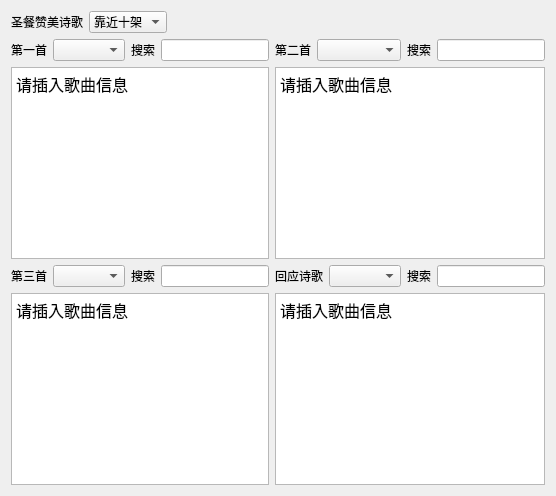
                   <widget class="QWidget" name="tab_11">
                    <attribute name="title">
                     <string>赞美诗</string>
                    </attribute>
                    <layout class="QVBoxLayout" name="verticalLayout_18">
                     <item>
                      <layout class="QHBoxLayout" name="horizontalLayout_18">
                       <item>
                        <widget class="QLabel" name="label_69">
                         <property name="text">
                          <string>圣餐赞美诗歌</string>
                         </property>
                        </widget>
                       </item>
                       <item>
                        <widget class="QComboBox" name="comboBox_song_holy_dinner">
                         <item>
                          <property name="text">
                           <string>靠近十架</string>
                          </property>
                         </item>
                         <item>
                          <property name="text">
                           <string>宝架清影</string>
                          </property>
                         </item>
                        </widget>
                       </item>
                       <item>
                        <spacer name="horizontalSpacer_11">
                         <property name="orientation">
                          <enum>Qt::Horizontal</enum>
                         </property>
                         <property name="sizeHint" stdset="0">
                          <size>
                           <width>40</width>
                           <height>20</height>
                          </size>
                         </property>
                        </spacer>
                       </item>
                      </layout>
                     </item>
                     <item>
                      <layout class="QGridLayout" name="gridLayout_5">
                       <item row="3" column="0">
                        <widget class="QTextEdit" name="textEdit_song3_note">
                         <property name="html">
                          <string>&lt;!DOCTYPE HTML PUBLIC &quot;-//W3C//DTD HTML 4.0//EN&quot; &quot;http://www.w3.org/TR/REC-html40/strict.dtd&quot;&gt;
&lt;html&gt;&lt;head&gt;&lt;meta name=&quot;qrichtext&quot; content=&quot;1&quot; /&gt;&lt;style type=&quot;text/css&quot;&gt;
p, li { white-space: pre-wrap; }
&lt;/style&gt;&lt;/head&gt;&lt;body style=&quot; font-family:'FZKai-Z03S'; font-size:12pt; font-weight:400; font-style:normal;&quot;&gt;
&lt;p style=&quot; margin-top:0px; margin-bottom:0px; margin-left:0px; margin-right:0px; -qt-block-indent:0; text-indent:0px;&quot;&gt;请插入歌曲信息&lt;/p&gt;&lt;/body&gt;&lt;/html&gt;</string>
                         </property>
                        </widget>
                       </item>
                       <item row="1" column="0">
                        <widget class="QTextEdit" name="textEdit_song1_note">
                         <property name="html">
                          <string>&lt;!DOCTYPE HTML PUBLIC &quot;-//W3C//DTD HTML 4.0//EN&quot; &quot;http://www.w3.org/TR/REC-html40/strict.dtd&quot;&gt;
&lt;html&gt;&lt;head&gt;&lt;meta name=&quot;qrichtext&quot; content=&quot;1&quot; /&gt;&lt;style type=&quot;text/css&quot;&gt;
p, li { white-space: pre-wrap; }
&lt;/style&gt;&lt;/head&gt;&lt;body style=&quot; font-family:'FZKai-Z03S'; font-size:12pt; font-weight:400; font-style:normal;&quot;&gt;
&lt;p style=&quot; margin-top:0px; margin-bottom:0px; margin-left:0px; margin-right:0px; -qt-block-indent:0; text-indent:0px;&quot;&gt;请插入歌曲信息&lt;/p&gt;&lt;/body&gt;&lt;/html&gt;</string>
                         </property>
                        </widget>
                       </item>
                       <item row="3" column="1">
                        <widget class="QTextEdit" name="textEdit_song4_note">
                         <property name="html">
                          <string>&lt;!DOCTYPE HTML PUBLIC &quot;-//W3C//DTD HTML 4.0//EN&quot; &quot;http://www.w3.org/TR/REC-html40/strict.dtd&quot;&gt;
&lt;html&gt;&lt;head&gt;&lt;meta name=&quot;qrichtext&quot; content=&quot;1&quot; /&gt;&lt;style type=&quot;text/css&quot;&gt;
p, li { white-space: pre-wrap; }
&lt;/style&gt;&lt;/head&gt;&lt;body style=&quot; font-family:'FZKai-Z03S'; font-size:12pt; font-weight:400; font-style:normal;&quot;&gt;
&lt;p style=&quot; margin-top:0px; margin-bottom:0px; margin-left:0px; margin-right:0px; -qt-block-indent:0; text-indent:0px;&quot;&gt;请插入歌曲信息&lt;/p&gt;&lt;/body&gt;&lt;/html&gt;</string>
                         </property>
                        </widget>
                       </item>
                       <item row="1" column="1">
                        <widget class="QTextEdit" name="textEdit_song2_note">
                         <property name="html">
                          <string>&lt;!DOCTYPE HTML PUBLIC &quot;-//W3C//DTD HTML 4.0//EN&quot; &quot;http://www.w3.org/TR/REC-html40/strict.dtd&quot;&gt;
&lt;html&gt;&lt;head&gt;&lt;meta name=&quot;qrichtext&quot; content=&quot;1&quot; /&gt;&lt;style type=&quot;text/css&quot;&gt;
p, li { white-space: pre-wrap; }
&lt;/style&gt;&lt;/head&gt;&lt;body style=&quot; font-family:'FZKai-Z03S'; font-size:12pt; font-weight:400; font-style:normal;&quot;&gt;
&lt;p style=&quot; margin-top:0px; margin-bottom:0px; margin-left:0px; margin-right:0px; -qt-block-indent:0; text-indent:0px;&quot;&gt;请插入歌曲信息&lt;/p&gt;&lt;/body&gt;&lt;/html&gt;</string>
                         </property>
                        </widget>
                       </item>
                       <item row="0" column="0">
                        <layout class="QHBoxLayout" name="horizontalLayout_19">
                         <item>
                          <widget class="QLabel" name="label_70">
                           <property name="text">
                            <string>第一首</string>
                           </property>
                          </widget>
                         </item>
                         <item>
                          <widget class="QComboBox" name="comboBox_song1">
                           <property name="sizePolicy">
                            <sizepolicy hsizetype="Expanding" vsizetype="Fixed">
                             <horstretch>0</horstretch>
                             <verstretch>0</verstretch>
                            </sizepolicy>
                           </property>
                          </widget>
                         </item>
                         <item>
                          <widget class="QLabel" name="label_132">
                           <property name="text">
                            <string>搜索</string>
                           </property>
                          </widget>
                         </item>
                         <item>
                          <widget class="QLineEdit" name="lineEdit_song1"/>
                         </item>
                        </layout>
                       </item>
                       <item row="0" column="1">
                        <layout class="QHBoxLayout" name="horizontalLayout_20">
                         <item>
                          <widget class="QLabel" name="label_71">
                           <property name="sizePolicy">
                            <sizepolicy hsizetype="Fixed" vsizetype="Preferred">
                             <horstretch>0</horstretch>
                             <verstretch>0</verstretch>
                            </sizepolicy>
                           </property>
                           <property name="text">
                            <string>第二首</string>
                           </property>
                          </widget>
                         </item>
                         <item>
                          <widget class="QComboBox" name="comboBox_song2">
                           <property name="sizePolicy">
                            <sizepolicy hsizetype="Expanding" vsizetype="Fixed">
                             <horstretch>0</horstretch>
                             <verstretch>0</verstretch>
                            </sizepolicy>
                           </property>
                          </widget>
                         </item>
                         <item>
                          <widget class="QLabel" name="label_133">
                           <property name="text">
                            <string>搜索</string>
                           </property>
                          </widget>
                         </item>
                         <item>
                          <widget class="QLineEdit" name="lineEdit_song2"/>
                         </item>
                        </layout>
                       </item>
                       <item row="2" column="0">
                        <layout class="QHBoxLayout" name="horizontalLayout_21">
                         <item>
                          <widget class="QLabel" name="label_72">
                           <property name="text">
                            <string>第三首</string>
                           </property>
                          </widget>
                         </item>
                         <item>
                          <widget class="QComboBox" name="comboBox_song3">
                           <property name="sizePolicy">
                            <sizepolicy hsizetype="Expanding" vsizetype="Fixed">
                             <horstretch>0</horstretch>
                             <verstretch>0</verstretch>
                            </sizepolicy>
                           </property>
                          </widget>
                         </item>
                         <item>
                          <widget class="QLabel" name="label_134">
                           <property name="text">
                            <string>搜索</string>
                           </property>
                          </widget>
                         </item>
                         <item>
                          <widget class="QLineEdit" name="lineEdit_song3"/>
                         </item>
                        </layout>
                       </item>
                       <item row="2" column="1">
                        <layout class="QHBoxLayout" name="horizontalLayout_22">
                         <item>
                          <widget class="QLabel" name="label_73">
                           <property name="text">
                            <string>回应诗歌</string>
                           </property>
                          </widget>
                         </item>
                         <item>
                          <widget class="QComboBox" name="comboBox_song4">
                           <property name="sizePolicy">
                            <sizepolicy hsizetype="Expanding" vsizetype="Fixed">
                             <horstretch>0</horstretch>
                             <verstretch>0</verstretch>
                            </sizepolicy>
                           </property>
                          </widget>
                         </item>
                         <item>
                          <widget class="QLabel" name="label_135">
                           <property name="text">
                            <string>搜索</string>
                           </property>
                          </widget>
                         </item>
                         <item>
                          <widget class="QLineEdit" name="lineEdit_song4"/>
                         </item>
                        </layout>
                       </item>
                      </layout>
                     </item>
                    </layout>
                   </widget>
